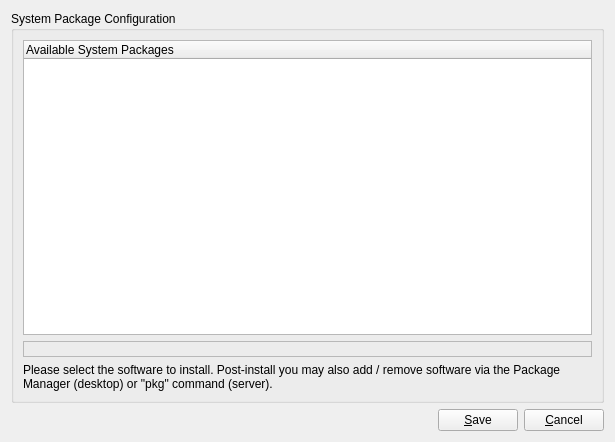
<?xml version="1.0" encoding="UTF-8"?>
<ui version="4.0">
 <class>desktopSelection</class>
 <widget class="QWidget" name="desktopSelection">
  <property name="geometry">
   <rect>
    <x>0</x>
    <y>0</y>
    <width>615</width>
    <height>442</height>
   </rect>
  </property>
  <property name="windowTitle">
   <string notr="true">PC-BSD</string>
  </property>
  <layout class="QGridLayout" name="gridLayout">
   <item row="0" column="0">
    <widget class="QGroupBox" name="groupBox_7">
     <property name="sizePolicy">
      <sizepolicy hsizetype="MinimumExpanding" vsizetype="MinimumExpanding">
       <horstretch>0</horstretch>
       <verstretch>0</verstretch>
      </sizepolicy>
     </property>
     <property name="font">
      <font>
       <weight>50</weight>
       <bold>false</bold>
      </font>
     </property>
     <property name="title">
      <string>System Package Configuration</string>
     </property>
     <layout class="QGridLayout" name="gridLayout_16">
      <item row="0" column="0">
       <widget class="QTreeWidget" name="treeWidgetDesktopPackages">
        <property name="sizePolicy">
         <sizepolicy hsizetype="Preferred" vsizetype="MinimumExpanding">
          <horstretch>0</horstretch>
          <verstretch>0</verstretch>
         </sizepolicy>
        </property>
        <property name="iconSize">
         <size>
          <width>42</width>
          <height>42</height>
         </size>
        </property>
        <column>
         <property name="text">
          <string>Available System Packages</string>
         </property>
        </column>
       </widget>
      </item>
      <item row="2" column="0">
       <widget class="QLabel" name="label_25">
        <property name="text">
         <string>Please select the software to install. Post-install you may also add / remove software via the Package Manager (desktop) or &quot;pkg&quot; command (server).</string>
        </property>
        <property name="wordWrap">
         <bool>true</bool>
        </property>
       </widget>
      </item>
      <item row="1" column="0">
       <widget class="QLabel" name="labelPkgDesc">
        <property name="frameShape">
         <enum>QFrame::StyledPanel</enum>
        </property>
        <property name="frameShadow">
         <enum>QFrame::Plain</enum>
        </property>
        <property name="text">
         <string/>
        </property>
       </widget>
      </item>
     </layout>
    </widget>
   </item>
   <item row="1" column="0">
    <layout class="QHBoxLayout" name="horizontalLayout">
     <item>
      <spacer name="horizontalSpacer">
       <property name="orientation">
        <enum>Qt::Horizontal</enum>
       </property>
       <property name="sizeHint" stdset="0">
        <size>
         <width>40</width>
         <height>20</height>
        </size>
       </property>
      </spacer>
     </item>
     <item>
      <widget class="QPushButton" name="pushSave">
       <property name="text">
        <string>&amp;Save</string>
       </property>
      </widget>
     </item>
     <item>
      <widget class="QPushButton" name="pushClose">
       <property name="text">
        <string>&amp;Cancel</string>
       </property>
      </widget>
     </item>
    </layout>
   </item>
  </layout>
 </widget>
 <resources/>
 <connections/>
</ui>
